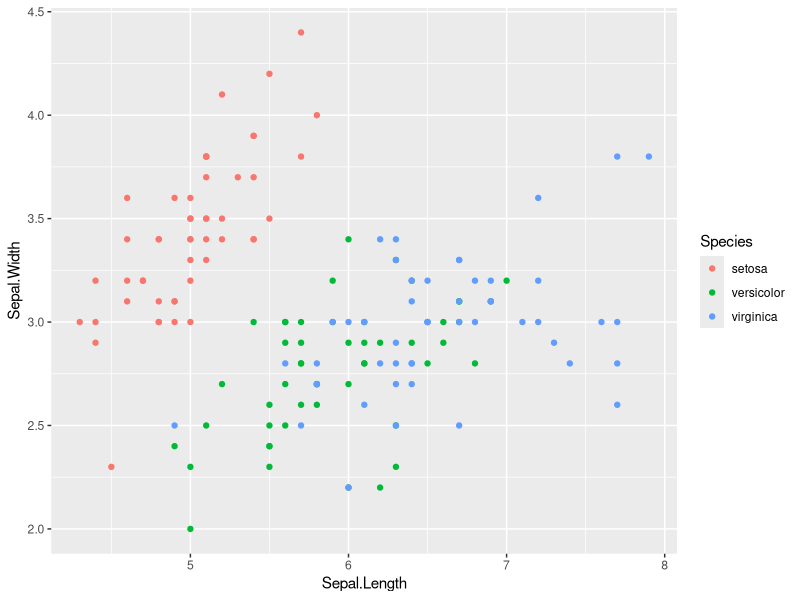
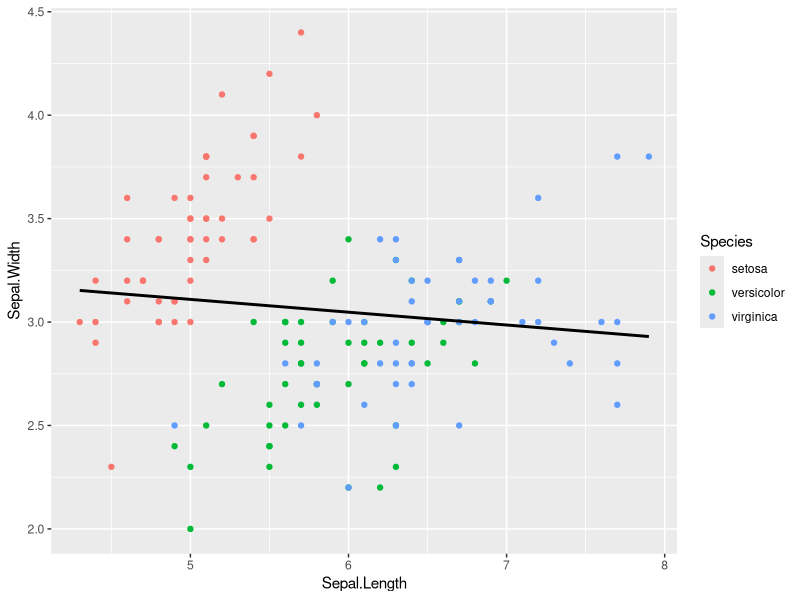
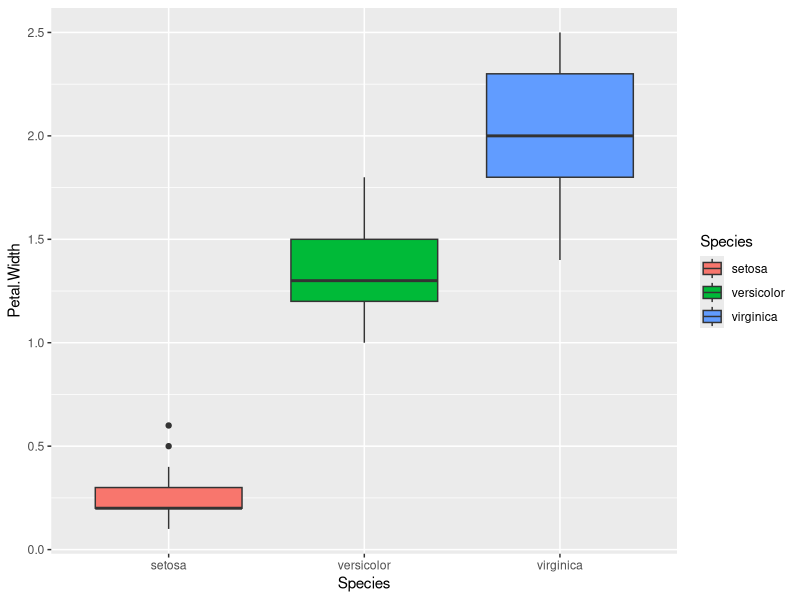
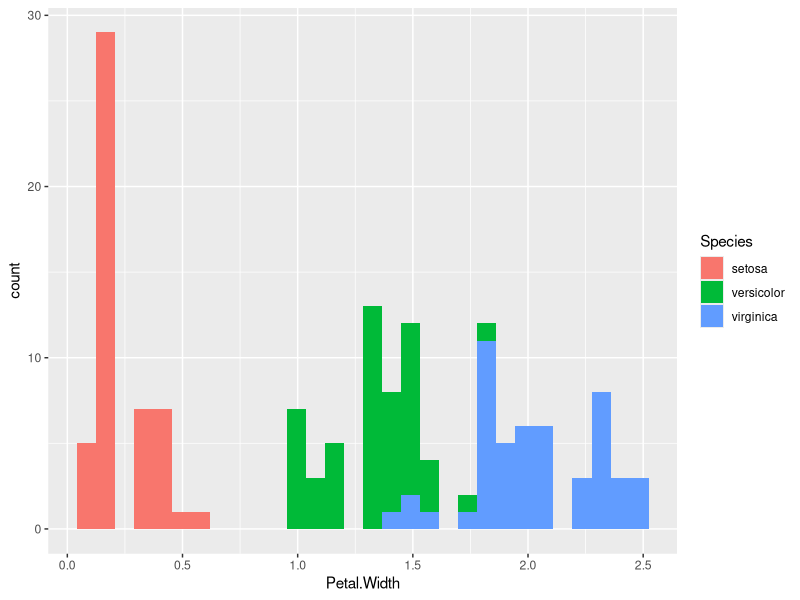

These charts were generated, in order, by the following R code:
## ---- chunk 1
knitr::opts_chunk$set(echo = TRUE)
install.packages("ggplot2")
library(ggplot2)
## ---- chunk 2
data("iris")
## ---- chunk 3
print( p <- ggplot(iris, aes(x=Sepal.Length, y=Sepal.Width, color=Species)) + geom_point() )
## ---- chunk 4
p + geom_smooth(method="lm", se=FALSE, color="black") # reusing above plot
## ---- chunk 5
cor.test(iris$Sepal.Length, iris$Sepal.Width, method="pearson")
## ---- chunk 6
ggplot(iris, aes(x=Species, y=Petal.Width, fill=Species)) + geom_boxplot()
## ---- chunk 7
ggplot(iris, aes(x=Petal.Width, fill=Species)) + geom_histogram()
## ---- chunk 8
t_test <- t.test(
  subset(iris, Species == "setosa")$Petal.Width,
  subset(iris, Species == "virginica")$Petal.Width,
)
cat("Conclusion: The petal width between setosa and virginica is statistically", if(t_test$p.value > 0.05) "not", "significant.\n")
